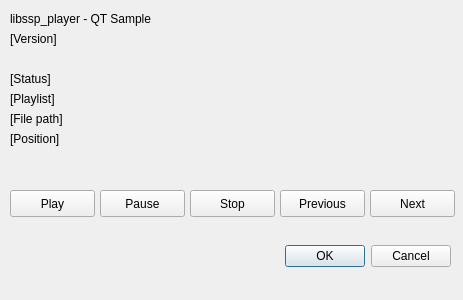
<?xml version="1.0" encoding="UTF-8"?>
<ui version="4.0">
 <class>PlayerForm</class>
 <widget class="QDialog" name="PlayerForm">
  <property name="geometry">
   <rect>
    <x>0</x>
    <y>0</y>
    <width>463</width>
    <height>300</height>
   </rect>
  </property>
  <property name="windowTitle">
   <string>libssp_player</string>
  </property>
  <widget class="QDialogButtonBox" name="buttonBox">
   <property name="geometry">
    <rect>
     <x>30</x>
     <y>240</y>
     <width>421</width>
     <height>32</height>
    </rect>
   </property>
   <property name="orientation">
    <enum>Qt::Horizontal</enum>
   </property>
   <property name="standardButtons">
    <set>QDialogButtonBox::Cancel|QDialogButtonBox::Ok</set>
   </property>
  </widget>
  <widget class="QLabel" name="lblStatus">
   <property name="geometry">
    <rect>
     <x>10</x>
     <y>70</y>
     <width>381</width>
     <height>18</height>
    </rect>
   </property>
   <property name="text">
    <string>[Status]</string>
   </property>
  </widget>
  <widget class="QPushButton" name="btnPlay">
   <property name="geometry">
    <rect>
     <x>10</x>
     <y>190</y>
     <width>85</width>
     <height>27</height>
    </rect>
   </property>
   <property name="text">
    <string>Play</string>
   </property>
  </widget>
  <widget class="QLabel" name="lblPlaylist">
   <property name="geometry">
    <rect>
     <x>10</x>
     <y>90</y>
     <width>381</width>
     <height>18</height>
    </rect>
   </property>
   <property name="text">
    <string>[Playlist]</string>
   </property>
  </widget>
  <widget class="QLabel" name="lblFilePath">
   <property name="geometry">
    <rect>
     <x>10</x>
     <y>110</y>
     <width>381</width>
     <height>18</height>
    </rect>
   </property>
   <property name="text">
    <string>[File path]</string>
   </property>
  </widget>
  <widget class="QLabel" name="lblPosition">
   <property name="geometry">
    <rect>
     <x>10</x>
     <y>130</y>
     <width>381</width>
     <height>18</height>
    </rect>
   </property>
   <property name="text">
    <string>[Position]</string>
   </property>
  </widget>
  <widget class="QPushButton" name="btnPause">
   <property name="geometry">
    <rect>
     <x>100</x>
     <y>190</y>
     <width>85</width>
     <height>27</height>
    </rect>
   </property>
   <property name="text">
    <string>Pause</string>
   </property>
  </widget>
  <widget class="QPushButton" name="btnStop">
   <property name="geometry">
    <rect>
     <x>190</x>
     <y>190</y>
     <width>85</width>
     <height>27</height>
    </rect>
   </property>
   <property name="text">
    <string>Stop</string>
   </property>
  </widget>
  <widget class="QPushButton" name="btnPrevious">
   <property name="geometry">
    <rect>
     <x>280</x>
     <y>190</y>
     <width>85</width>
     <height>27</height>
    </rect>
   </property>
   <property name="text">
    <string>Previous</string>
   </property>
  </widget>
  <widget class="QPushButton" name="btnNext">
   <property name="geometry">
    <rect>
     <x>370</x>
     <y>190</y>
     <width>85</width>
     <height>27</height>
    </rect>
   </property>
   <property name="text">
    <string>Next</string>
   </property>
  </widget>
  <widget class="QLabel" name="lblTitle">
   <property name="geometry">
    <rect>
     <x>10</x>
     <y>10</y>
     <width>381</width>
     <height>18</height>
    </rect>
   </property>
   <property name="text">
    <string>libssp_player - QT Sample</string>
   </property>
  </widget>
  <widget class="QLabel" name="lblVersion">
   <property name="geometry">
    <rect>
     <x>10</x>
     <y>30</y>
     <width>381</width>
     <height>18</height>
    </rect>
   </property>
   <property name="text">
    <string>[Version]</string>
   </property>
  </widget>
 </widget>
 <resources/>
 <connections>
  <connection>
   <sender>buttonBox</sender>
   <signal>accepted()</signal>
   <receiver>PlayerForm</receiver>
   <slot>accept()</slot>
   <hints>
    <hint type="sourcelabel">
     <x>248</x>
     <y>254</y>
    </hint>
    <hint type="destinationlabel">
     <x>157</x>
     <y>274</y>
    </hint>
   </hints>
  </connection>
  <connection>
   <sender>buttonBox</sender>
   <signal>rejected()</signal>
   <receiver>PlayerForm</receiver>
   <slot>reject()</slot>
   <hints>
    <hint type="sourcelabel">
     <x>316</x>
     <y>260</y>
    </hint>
    <hint type="destinationlabel">
     <x>286</x>
     <y>274</y>
    </hint>
   </hints>
  </connection>
 </connections>
</ui>
